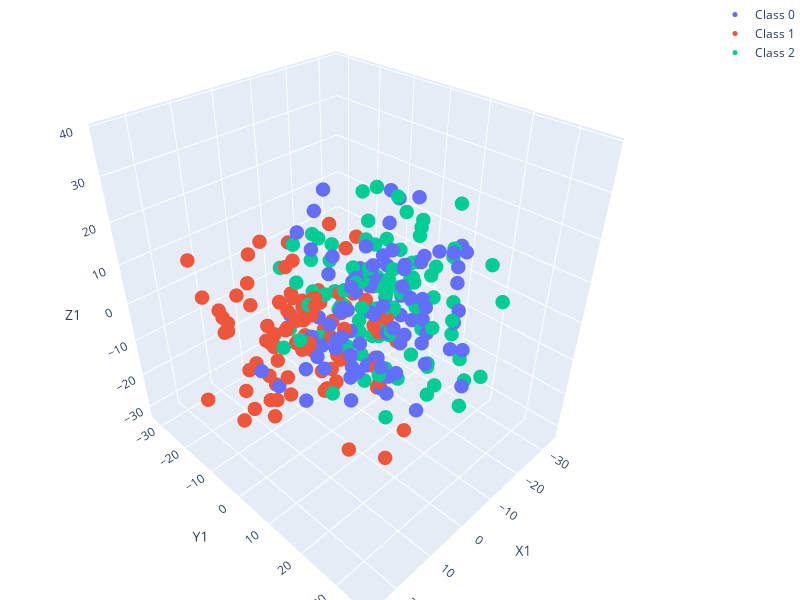

The notebook cell saved with this chart:
### Code cell
import torch
import numpy as np
# import matplotlib.pyplot as plt

# from datasets import get_dataset
#from basics import train, get_data, accuracy
from basics import get_data
from extensions import ExtendedData
# from torch_geometric.datasets import StochasticBlockModelDataset
# from synthetic_data import SBM
from nett import sample_dcsbm
# import torch_geometric.utils 

from torch_geometric.data import Data
from sklearn.datasets import make_blobs
# from optimize import evaluate_model, evaluate_params

torch.manual_seed(123)

# import platform
# platform.system()
device = torch.device('cuda' if torch.cuda.is_available() else 'cpu')

plot_net = False

n = 300 # change to 600, 1200
# Create a symmetric tensor with p on the diagonal and q off diagonal

p = 0.015
q = 0.002
K = 3

# Create a tensor filled with q
B = torch.full((K, K), q)
# Fill the diagonal with p
for i in range(K):
    B[i, i] = p

# B = B * 0.2
# data = StochasticBlockModelDataset('data/SBM', [n//3, n//3, n//3], B, num_channels=3, class_sep=.1)[0]
# data = SBM('data/SBM', [n//3, n//3, n//3], B, num_channels=3, class_sep=2)[0]

X, y, centers = make_blobs(
    n_samples=n,
    n_features=K,
    centers=K,
    cluster_std=10,
    random_state=42,
    return_centers=True  # Set this to True to return centersor n =600 SBM
)

data = Data(edge_index = sample_dcsbm(y, B), x = torch.tensor(X).float(), y = torch.tensor(y).long())

# data = get_data('squirrel')

data = ExtendedData.from_dict(data.to_dict())
data.create_masks('balanced')
data.to(device)
# print data's device
print(data.get_device())

# Print mean degree
print(torch.mean(data.get_degrees()))


# performance of the Bayes classifier
from sklearn.metrics import accuracy_score

# Function to find the closest center for each point in X
def predict_labels(X, centers):
    distances = torch.cdist(X, torch.tensor(centers).float())
    closest_center = torch.argmin(distances, dim=1)
    return closest_center

# Calculate accuracy for each test split and report the average
def evaluate_bayes_classifier(data, centers):
    test_masks = data.masks['test']
    accuracies = []

    for i in range(test_masks.shape[1]):
        test_mask = test_masks[:, i]
        X_test = data.x[test_mask]
        y_test = data.y[test_mask]
        y_pred = predict_labels(X_test, centers)
        accuracy = accuracy_score(y_test, y_pred)
        accuracies.append(accuracy)
        # print(f'Test Accuracy for split {i+1}: {accuracy:.4f}')
    return  np.mean(accuracies), np.std(accuracies)

# Evaluate the Bayes classifier
avg_acc, std_acc = evaluate_bayes_classifier(data, centers)
print(f'\n---\nAverage Test Accuracy (Optimal): {avg_acc:.4f} ± {std_acc:.3f}')

data.plot_features_3d(use_svd=True)
